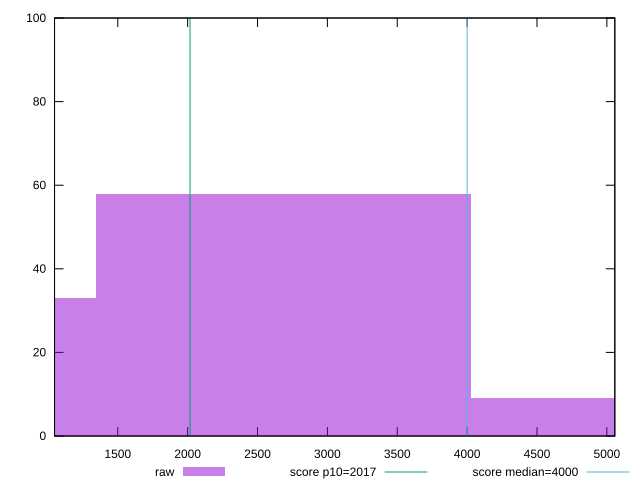

Generate this figure with gnuplot:
reset

$raw <<EOF
0 33
2684.803597959617 58
5369.607195919234 9
EOF

set key outside below
set boxwidth 2684.803597959617
set xrange [1047.3360000000007:5057.019999999984]
set yrange [0:100]
set trange [0:100]
set style fill transparent solid 0.5 noborder

set parametric
set terminal svg size 640, 490 enhanced background rgb 'white'
set output "reports/report_00028_2021-02-24T12-49-42.674Z/mainthread-work-breakdown/samples/card/raw/histogram.svg"

plot $raw title "raw" with boxes, \
     2017,t title "score p10=2017", \
     4000,t title "score median=4000"

reset
